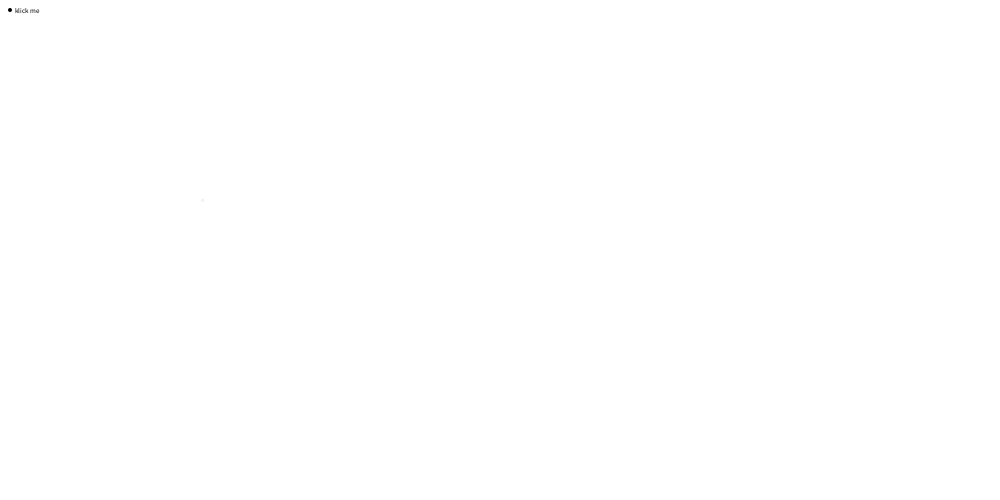
Frame 1 (no input)
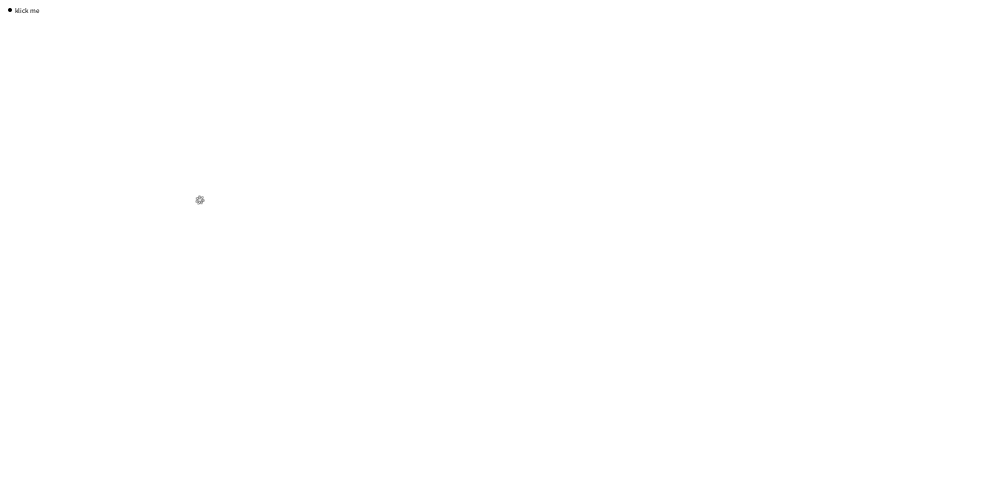
Frame 60 (the mouse pressed at the canvas centre just before this capture)
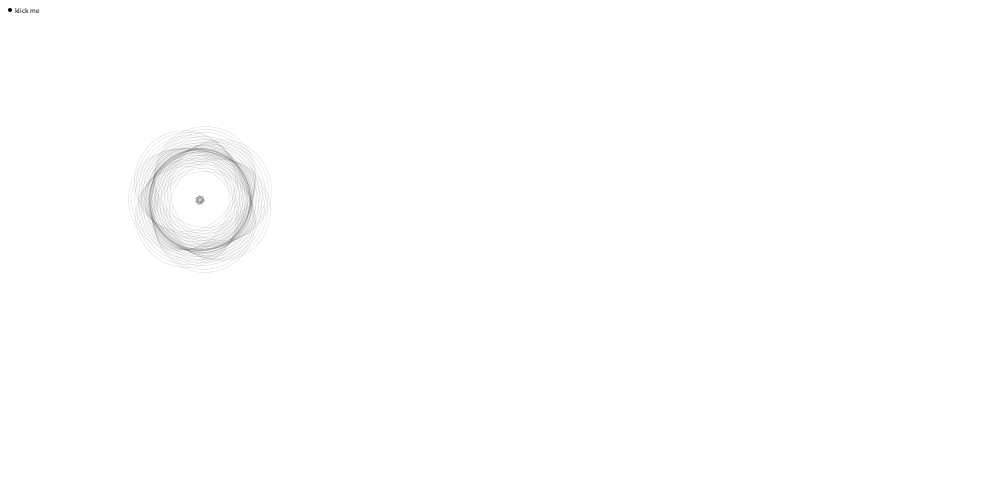
Frame 120 (the mouse held since frame 60 and released just before this capture)

The Processing sketch that drew these frames (run headless with seeded random() and noise(); from frame 60 on, the mouse is pressed at the canvas centre):

// Processing sketch: processing_48737
// ── processing_48737.pde

//////////////////////////////////////////////////////////////////////////////////////////////////////////////
// Written by Sasa Zivkovic 
// No.mad discourse | www.nomaddiscourse.com
// No.mad process | www.nomadprocess.com
// Inspired by example 7-15 (Spirals) from "Getting started with Processing"
//////////////////////////////////////////////////////////////////////////////////////////////////////////////
float angle = 0.0;
float offset = 200;
float scalar = 2;
float speed1 = 0.9;
float speed2 = 0.02;
float diameter = 2;

//////////////////////////////////////////////////////////////////////////////////////////////////////////////
void setup() {
  size(1000, 500);
  background(255);
  noFill();
  smooth();
  strokeWeight(0.3);
  
  ///// "klick me" text
  fill(0);
  textSize(7);
  text("klick me", 15, 13);
  noFill();
  fill(0);
  noStroke();
  ellipse(10, 10, 4, 4);
  noFill();
}

//////////////////////////////////////////////////////////////////////////////////////////////////////////////
void draw() {
  frameRate(200);
  stroke(100, 100);
  
  ///// draw spiral
  float x = offset + cos(angle) * scalar;
  float y = offset + sin(angle) * scalar;
  diameter = map(mouseX, 0, 1000, 2, 200);
  float increase = map(mouseX, 0, 1000, 0.01, 0.9);
  ellipse(x, y, diameter, diameter);
  
  ///// change direction of spiral growth
  if (mousePressed) {
    angle -= speed1;
    scalar -= speed2 + increase;
  } else {
    angle += speed1;
    scalar += speed2 + increase;
  }
  
  ///// rounded rectangles 
  fill(255);
  noStroke();
  beginShape();
  int v = 10;
  vertex(width-v, 0);
  bezierVertex(width-v/2, 0, width, 0+v/2, width, v);
  vertex(width, 0);
  endShape();
  beginShape();
  vertex(v, 0);
  bezierVertex(v/2, 0, 0 , v/2, 0, v);
  vertex(0, 0);
  endShape();
  beginShape();
  vertex(v, height);
  bezierVertex(v/2, height, 0 , height- v/2, 0, height - v);
  vertex(0, height);
  endShape();
  beginShape();
  vertex(width-v, height);
  bezierVertex(width-v/2, height, width, height-v/2, width, height-v);
  vertex(width, height);
  endShape();
  noFill();
}

//////////////////////////////////////////////////////////////////////////////////////////////////////////////
